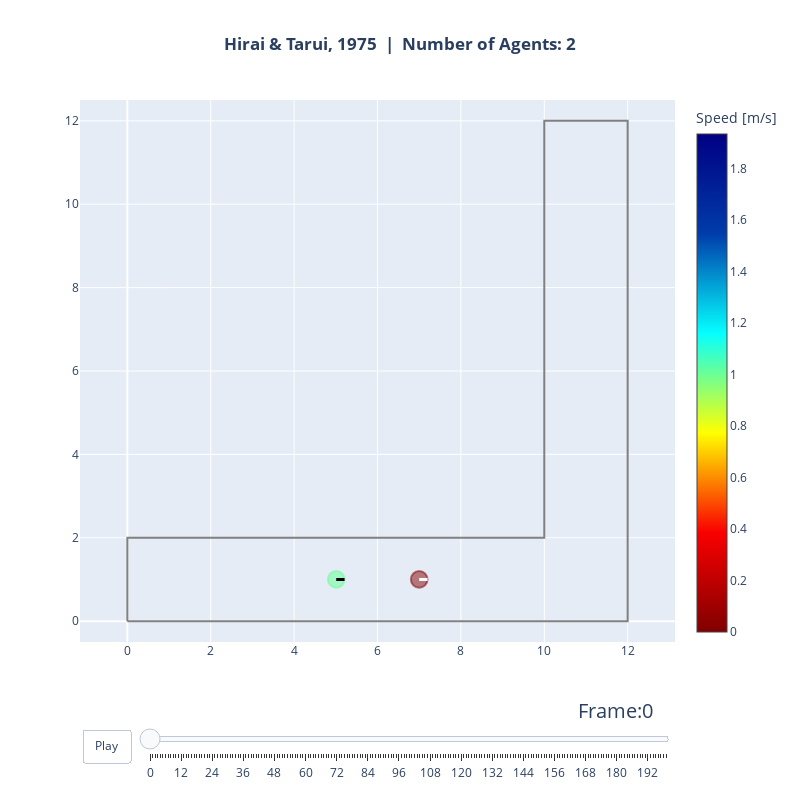

Notebook code for this chart:
### Code cell
animate(data=traj, area=walkable_area, every_nth_frame=1, title_note="Hirai & Tarui, 1975")

### Figure 1 — Plotly figure (JSON) as saved in the notebook; plotly's stock layout.template omitted (floating-point values rounded to 4 significant figures)
{"data": [{"hoverinfo": "name", "line": {"color": "grey"}, "mode": "lines", "name": "Exterior", "showlegend": false, "type": "scatter", "x": [0.0, 12.0, 12.0, 10.0, 10.0, 0.0, 0.0], "y": [0.0, 0.0, 12.0, 12.0, 2.0, 2.0, 0.0]}, {"hoverinfo": "none", "marker": {"cmax": 1.934, "cmin": 0, "color": [1.027, 0.0], "colorbar": {"title": {"text": "Speed [m/s]"}}, "colorscale": [[0, "rgb(128,0,0)"], [0.2, "rgb(250,0,0)"], [0.4, "rgb(255,255,0)"], [0.6, "rgb(5,255,255)"], [0.8, "rgb(0,60,170)"], [1, "rgb(0,0,131)"]], "size": [0.4, 0.4]}, "mode": "markers", "showlegend": false, "text": [1.027, 0.0], "type": "scatter", "x": [5.01, 7.0], "y": [1.0, 1.0]}, {"hoverinfo": "text", "marker": {"opacity": 1, "size": 1}, "mode": "markers", "showlegend": false, "text": ["ID: 0, Pos(5.01,1.00)"], "type": "scatter", "x": [5.01], "y": [1.0]}, {"hoverinfo": "text", "marker": {"opacity": 1, "size": 1}, "mode": "markers", "showlegend": false, "text": ["ID: 1, Pos(7.00,1.00)"], "type": "scatter", "x": [7], "y": [1]}], "layout": {"autosize": false, "height": 800, "shapes": [{"fillcolor": "rgba(99, 255, 148, 0.5)", "line": {"color": "rgba(99, 255, 148, 0.5)"}, "type": "circle", "x0": 4.81, "x1": 5.21, "xref": "x", "y0": 0.8001, "y1": 1.2, "yref": "y"}, {"fillcolor": "rgba(128, 0, 0, 0.5)", "line": {"color": "rgba(128, 0, 0, 0.5)"}, "type": "circle", "x0": 6.8, "x1": 7.2, "xref": "x", "y0": 0.8, "y1": 1.2, "yref": "y"}, {"line": {"color": "black", "width": 3}, "type": "line", "x0": 5.01, "x1": 5.21, "y0": 1.0, "y1": 1.002}, {"line": {"color": "white", "width": 3}, "type": "line", "x0": 7, "x1": 7.2, "y0": 1, "y1": 1}], "sliders": [{"active": 0, "currentvalue": {"font": {"size": 20}, "prefix": "Frame:", "visible": true, "xanchor": "right"}, "len": 0.9, "pad": {"b": 10, "t": 50}, "steps": [{"args": [["0"], {"frame": {"duration": 100, "redraw": true}, "mode": "immediate", "transition": {"duration": 500}}], "label": "0", "method": "animate"}, {"args": [["1"], {"frame": {"duration": 100, "redraw": true}, "mode": "immediate", "transition": {"duration": 500}}], "label": "1", "method": "animate"}, {"args": [["2"], {"frame": {"duration": 100, "redraw": true}, "mode": "immediate", "transition": {"duration": 500}}], "label": "2", "method": "animate"}, {"args": [["3"], {"frame": {"duration": 100, "redraw": true}, "mode": "immediate", "transition": {"duration": 500}}], "label": "3", "method": "animate"}, {"args": [["4"], {"frame": {"duration": 100, "redraw": true}, "mode": "immediate", "transition": {"duration": 500}}], "label": "4", "method": "animate"}, {"args": [["5"], {"frame": {"duration": 100, "redraw": true}, "mode": "immediate", "transition": {"duration": 500}}], "label": "5", "method": "animate"}, {"args": [["6"], {"frame": {"duration": 100, "redraw": true}, "mode": "immediate", "transition": {"duration": 500}}], "label": "6", "method": "animate"}, {"args": [["7"], {"frame": {"duration": 100, "redraw": true}, "mode": "immediate", "transition": {"duration": 500}}], "label": "7", "method": "animate"}, {"args": [["8"], {"frame": {"duration": 100, "redraw": true}, "mode": "immediate", "transition": {"duration": 500}}], "label": "8", "method": "animate"}, {"args": [["9"], {"frame": {"duration": 100, "redraw": true}, "mode": "immediate", "transition": {"duration": 500}}], "label": "9", "method": "animate"}, {"args": [["10"], {"frame": {"duration": 100, "redraw": true}, "mode": "immediate", "transition": {"duration": 500}}], "label": "10", "method": "animate"}, {"args": [["11"], {"frame": {"duration": 100, "redraw": true}, "mode": "immediate", "transition": {"duration": 500}}], "label": "11", "method": "animate"}, {"args": [["12"], {"frame": {"duration": 100, "redraw": true}, "mode": "immediate", "transition": {"duration": 500}}], "label": "12", "method": "animate"}, {"args": [["13"], {"frame": {"duration": 100, "redraw": true}, "mode": "immediate", "transition": {"duration": 500}}], "label": "13", "method": "animate"}, {"args": [["14"], {"frame": {"duration": 100, "redraw": true}, "mode": "immediate", "transition": {"duration": 500}}], "label": "14", "method": "animate"}, {"args": [["15"], {"frame": {"duration": 100, "redraw": true}, "mode": "immediate", "transition": {"duration": 500}}], "label": "15", "method": "animate"}, {"args": [["16"], {"frame": {"duration": 100, "redraw": true}, "mode": "immediate", "transition": {"duration": 500}}], "label": "16", "method": "animate"}, {"args": [["17"], {"frame": {"duration": 100, "redraw": true}, "mode": "immediate", "transition": {"duration": 500}}], "label": "17", "method": "animate"}, {"args": [["18"], {"frame": {"duration": 100, "redraw": true}, "mode": "immediate", "transition": {"duration": 500}}], "label": "18", "method": "animate"}, {"args": [["19"], {"frame": {"duration": 100, "redraw": true}, "mode": "immediate", "transition": {"duration": 500}}], "label": "19", "method": "animate"}, {"args": [["20"], {"frame": {"duration": 100, "redraw": true}, "mode": "immediate", "transition": {"duration": 500}}], "label": "20", "method": "animate"}, {"args": [["21"], {"frame": {"duration": 100, "redraw": true}, "mode": "immediate", "transition": {"duration": 500}}], "label": "21", "method": "animate"}, {"args": [["22"], {"frame": {"duration": 100, "redraw": true}, "mode": "immediate", "transition": {"duration": 500}}], "label": "22", "method": "animate"}, {"args": [["23"], {"frame": {"duration": 100, "redraw": true}, "mode": "immediate", "transition": {"duration": 500}}], "label": "23", "method": "animate"}, {"args": [["24"], {"frame": {"duration": 100, "redraw": true}, "mode": "immediate", "transition": {"duration": 500}}], "label": "24", "method": "animate"}, {"args": [["25"], {"frame": {"duration": 100, "redraw": true}, "mode": "immediate", "transition": {"duration": 500}}], "label": "25", "method": "animate"}, {"args": [["26"], {"frame": {"duration": 100, "redraw": true}, "mode": "immediate", "transition": {"duration": 500}}], "label": "26", "method": "animate"}, {"args": [["27"], {"frame": {"duration": 100, "redraw": true}, "mode": "immediate", "transition": {"duration": 500}}], "label": "27", "method": "animate"}, {"args": [["28"], {"frame": {"duration": 100, "redraw": true}, "mode": "immediate", "transition": {"duration": 500}}], "label": "28", "method": "animate"}, {"args": [["29"], {"frame": {"duration": 100, "redraw": true}, "mode": "immediate", "transition": {"duration": 500}}], "label": "29", "method": "animate"}, {"args": [["30"], {"frame": {"duration": 100, "redraw": true}, "mode": "immediate", "transition": {"duration": 500}}], "label": "30", "method": "animate"}, {"args": [["31"], {"frame": {"duration": 100, "redraw": true}, "mode": "immediate", "transition": {"duration": 500}}], "label": "31", "method": "animate"}, {"args": [["32"], {"frame": {"duration": 100, "redraw": true}, "mode": "immediate", "transition": {"duration": 500}}], "label": "32", "method": "animate"}, {"args": [["33"], {"frame": {"duration": 100, "redraw": true}, "mode": "immediate", "transition": {"duration": 500}}], "label": "33", "method": "animate"}, {"args": [["34"], {"frame": {"duration": 100, "redraw": true}, "mode": "immediate", "transition": {"duration": 500}}], "label": "34", "method": "animate"}, {"args": [["35"], {"frame": {"duration": 100, "redraw": true}, "mode": "immediate", "transition": {"duration": 500}}], "label": "35", "method": "animate"}, {"args": [["36"], {"frame": {"duration": 100, "redraw": true}, "mode": "immediate", "transition": {"duration": 500}}], "label": "36", "method": "animate"}, {"args": [["37"], {"frame": {"duration": 100, "redraw": true}, "mode": "immediate", "transition": {"duration": 500}}], "label": "37", "method": "animate"}, {"args": [["38"], {"frame": {"duration": 100, "redraw": true}, "mode": "immediate", "transition": {"duration": 500}}], "label": "38", "method": "animate"}, {"args": [["39"], {"frame": {"duration": 100, "redraw": true}, "mode": "immediate", "transition": {"duration": 500}}], "label": "39", "method": "animate"}, {"args": [["40"], {"frame": {"duration": 100, "redraw": true}, "mode": "immediate", "transition": {"duration": 500}}], "label": "40", "method": "animate"}, {"args": [["41"], {"frame": {"duration": 100, "redraw": true}, "mode": "immediate", "transition": {"duration": 500}}], "label": "41", "method": "animate"}, {"args": [["42"], {"frame": {"duration": 100, "redraw": true}, "mode": "immediate", "transition": {"duration": 500}}], "label": "42", "method": "animate"}, {"args": [["43"], {"frame": {"duration": 100, "redraw": true}, "mode": "immediate", "transition": {"duration": 500}}], "label": "43", "method": "animate"}, {"args": [["44"], {"frame": {"duration": 100, "redraw": true}, "mode": "immediate", "transition": {"duration": 500}}], "label": "44", "method": "animate"}, {"args": [["45"], {"frame": {"duration": 100, "redraw": true}, "mode": "immediate", "transition": {"duration": 500}}], "label": "45", "method": "animate"}, {"args": [["46"], {"frame": {"duration": 100, "redraw": true}, "mode": "immediate", "transition": {"duration": 500}}], "label": "46", "method": "animate"}, {"args": [["47"], {"frame": {"duration": 100, "redraw": true}, "mode": "immediate", "transition": {"duration": 500}}], "label": "47", "method": "animate"}, {"args": [["48"], {"frame": {"duration": 100, "redraw": true}, "mode": "immediate", "transition": {"duration": 500}}], "label": "48", "method": "animate"}, {"args": [["49"], {"frame": {"duration": 100, "redraw": true}, "mode": "immediate", "transition": {"duration": 500}}], "label": "49", "method": "animate"}, {"args": [["50"], {"frame": {"duration": 100, "redraw": true}, "mode": "immediate", "transition": {"duration": 500}}], "label": "50", "method": "animate"}, {"args": [["51"], {"frame": {"duration": 100, "redraw": true}, "mode": "immediate", "transition": {"duration": 500}}], "label": "51", "method": "animate"}, {"args": [["52"], {"frame": {"duration": 100, "redraw": true}, "mode": "immediate", "transition": {"duration": 500}}], "label": "52", "method": "animate"}, {"args": [["53"], {"frame": {"duration": 100, "redraw": true}, "mode": "immediate", "transition": {"duration": 500}}], "label": "53", "method": "animate"}, {"args": [["54"], {"frame": {"duration": 100, "redraw": true}, "mode": "immediate", "transition": {"duration": 500}}], "label": "54", "method": "animate"}, {"args": [["55"], {"frame": {"duration": 100, "redraw": true}, "mode": "immediate", "transition": {"duration": 500}}], "label": "55", "method": "animate"}, {"args": [["56"], {"frame": {"duration": 100, "redraw": true}, "mode": "immediate", "transition": {"duration": 500}}], "label": "56", "method": "animate"}, {"args": [["57"], {"frame": {"duration": 100, "redraw": true}, "mode": "immediate", "transition": {"duration": 500}}], "label": "57", "method": "animate"}, {"args": [["58"], {"frame": {"duration": 100, "redraw": true}, "mode": "immediate", "transition": {"duration": 500}}], "label": "58", "method": "animate"}, {"args": [["59"], {"frame": {"duration": 100, "redraw": true}, "mode": "immediate", "transition": {"duration": 500}}], "label": "59", "method": "animate"}, {"args": [["60"], {"frame": {"duration": 100, "redraw": true}, "mode": "immediate", "transition": {"duration": 500}}], "label": "60", "method": "animate"}, {"args": [["61"], {"frame": {"duration": 100, "redraw": true}, "mode": "immediate", "transition": {"duration": 500}}], "label": "61", "method": "animate"}, {"args": [["62"], {"frame": {"duration": 100, "redraw": true}, "mode": "immediate", "transition": {"duration": 500}}], "label": "62", "method": "animate"}, {"args": [["63"], {"frame": {"duration": 100, "redraw": true}, "mode": "immediate", "transition": {"duration": 500}}], "label": "63", "method": "animate"}, {"args": [["64"], {"frame": {"duration": 100, "redraw": true}, "mode": "immediate", "transition": {"duration": 500}}], "label": "64", "method": "animate"}, {"args": [["65"], {"frame": {"duration": 100, "redraw": true}, "mode": "immediate", "transition": {"duration": 500}}], "label": "65", "method": "animate"}, {"args": [["66"], {"frame": {"duration": 100, "redraw": true}, "mode": "immediate", "transition": {"duration": 500}}], "label": "66", "method": "animate"}, {"args": [["67"], {"frame": {"duration": 100, "redraw": true}, "mode": "immediate", "transition": {"duration": 500}}], "label": "67", "method": "animate"}, {"args": [["68"], {"frame": {"duration": 100, "redraw": true}, "mode": "immediate", "transition": {"duration": 500}}], "label": "68", "method": "animate"}, {"args": [["69"], {"frame": {"duration": 100, "redraw": true}, "mode": "immediate", "transition": {"duration": 500}}], "label": "69", "method": "animate"}, {"args": [["70"], {"frame": {"duration": 100, "redraw": true}, "mode": "immediate", "transition": {"duration": 500}}], "label": "70", "method": "animate"}, {"args": [["71"], {"frame": {"duration": 100, "redraw": true}, "mode": "immediate", "transition": {"duration": 500}}], "label": "71", "method": "animate"}, {"args": [["72"], {"frame": {"duration": 100, "redraw": true}, "mode": "immediate", "transition": {"duration": 500}}], "label": "72", "method": "animate"}, {"args": [["73"], {"frame": {"duration": 100, "redraw": true}, "mode": "immediate", "transition": {"duration": 500}}], "label": "73", "method": "animate"}, {"args": [["74"], {"frame": {"duration": 100, "redraw": true}, "mode": "immediate", "transition": {"duration": 500}}], "label": "74", "method": "animate"}, {"args": [["75"], {"frame": {"duration": 100, "redraw": true}, "mode": "immediate", "transition": {"duration": 500}}], "label": "75", "method": "animate"}, {"args": [["76"], {"frame": {"duration": 100, "redraw": true}, "mode": "immediate", "transition": {"duration": 500}}], "label": "76", "method": "animate"}, {"args": [["77"], {"frame": {"duration": 100, "redraw": true}, "mode": "immediate", "transition": {"duration": 500}}], "label": "77", "method": "animate"}, {"args": [["78"], {"frame": {"duration": 100, "redraw": true}, "mode": "immediate", "transition": {"duration": 500}}], "label": "78", "method": "animate"}, {"args": [["79"], {"frame": {"duration": 100, "redraw": true}, "mode": "immediate", "transition": {"duration": 500}}], "label": "79", "method": "animate"}, {"args": [["80"], {"frame": {"duration": 100, "redraw": true}, "mode": "immediate", "transition": {"duration": 500}}], "label": "80", "method": "animate"}, {"args": [["81"], {"frame": {"duration": 100, "redraw": true}, "mode": "immediate", "transition": {"duration": 500}}], "label": "81", "method": "animate"}, {"args": [["82"], {"frame": {"duration": 100, "redraw": true}, "mode": "immediate", "transition": {"duration": 500}}], "label": "82", "method": "animate"}, {"args": [["83"], {"frame": {"duration": 100, "redraw": true}, "mode": "immediate", "transition": {"duration": 500}}], "label": "83", "method": "animate"}, {"args": [["84"], {"frame": {"duration": 100, "redraw": true}, "mode": "immediate", "transition": {"duration": 500}}], "label": "84", "method": "animate"}, {"args": [["85"], {"frame": {"duration": 100, "redraw": true}, "mode": "immediate", "transition": {"duration": 500}}], "label": "85", "method": "animate"}, {"args": [["86"], {"frame": {"duration": 100, "redraw": true}, "mode": "immediate", "transition": {"duration": 500}}], "label": "86", "method": "animate"}, {"args": [["87"], {"frame": {"duration": 100, "redraw": true}, "mode": "immediate", "transition": {"duration": 500}}], "label": "87", "method": "animate"}, {"args": [["88"], {"frame": {"duration": 100, "redraw": true}, "mode": "immediate", "transition": {"duration": 500}}], "label": "88", "method": "animate"}, {"args": [["89"], {"frame": {"duration": 100, "redraw": true}, "mode": "immediate", "transition": {"duration": 500}}], "label": "89", "method": "animate"}, {"args": [["90"], {"frame": {"duration": 100, "redraw": true}, "mode": "immediate", "transition": {"duration": 500}}], "label": "90", "method": "animate"}, {"args": [["91"], {"frame": {"duration": 100, "redraw": true}, "mode": "immediate", "transition": {"duration": 500}}], "label": "91", "method": "animate"}, {"args": [["92"], {"frame": {"duration": 100, "redraw": true}, "mode": "immediate", "transition": {"duration": 500}}], "label": "92", "method": "animate"}, {"args": [["93"], {"frame": {"duration": 100, "redraw": true}, "mode": "immediate", "transition": {"duration": 500}}], "label": "93", "method": "animate"}, {"args": [["94"], {"frame": {"duration": 100, "redraw": true}, "mode": "immediate", "transition": {"duration": 500}}], "label": "94", "method": "animate"}, {"args": [["95"], {"frame": {"duration": 100, "redraw": true}, "mode": "immediate", "transition": {"duration": 500}}], "label": "95", "method": "animate"}, {"args": [["96"], {"frame": {"duration": 100, "redraw": true}, "mode": "immediate", "transition": {"duration": 500}}], "label": "96", "method": "animate"}, {"args": [["97"], {"frame": {"duration": 100, "redraw": true}, "mode": "immediate", "transition": {"duration": 500}}], "label": "97", "method": "animate"}, {"args": [["98"], {"frame": {"duration": 100, "redraw": true}, "mode": "immediate", "transition": {"duration": 500}}], "label": "98", "method": "animate"}, {"args": [["99"], {"frame": {"duration": 100, "redraw": true}, "mode": "immediate", "transition": {"duration": 500}}], "label": "99", "method": "animate"}, {"args": [["100"], {"frame": {"duration": 100, "redraw": true}, "mode": "immediate", "transition": {"duration": 500}}], "label": "100", "method": "animate"}, {"args": [["101"], {"frame": {"duration": 100, "redraw": true}, "mode": "immediate", "transition": {"duration": 500}}], "label": "101", "method": "animate"}, {"args": [["102"], {"frame": {"duration": 100, "redraw": true}, "mode": "immediate", "transition": {"duration": 500}}], "label": "102", "method": "animate"}, {"args": [["103"], {"frame": {"duration": 100, "redraw": true}, "mode": "immediate", "transition": {"duration": 500}}], "label": "103", "method": "animate"}, {"args": [["104"], {"frame": {"duration": 100, "redraw": true}, "mode": "immediate", "transition": {"duration": 500}}], "label": "104", "method": "animate"}, {"args": [["105"], {"frame": {"duration": 100, "redraw": true}, "mode": "immediate", "transition": {"duration": 500}}], "label": "105", "method": "animate"}, {"args": [["106"], {"frame": {"duration": 100, "redraw": true}, "mode": "immediate", "transition": {"duration": 500}}], "label": "106", "method": "animate"}, {"args": [["107"], {"frame": {"duration": 100, "redraw": true}, "mode": "immediate", "transition": {"duration": 500}}], "label": "107", "method": "animate"}, {"args": [["108"], {"frame": {"duration": 100, "redraw": true}, "mode": "immediate", "transition": {"duration": 500}}], "label": "108", "method": "animate"}, {"args": [["109"], {"frame": {"duration": 100, "redraw": true}, "mode": "immediate", "transition": {"duration": 500}}], "label": "109", "method": "animate"}, {"args": [["110"], {"frame": {"duration": 100, "redraw": true}, "mode": "immediate", "transition": {"duration": 500}}], "label": "110", "method": "animate"}, {"args": [["111"], {"frame": {"duration": 100, "redraw": true}, "mode": "immediate", "transition": {"duration": 500}}], "label": "111", "method": "animate"}, {"args": [["112"], {"frame": {"duration": 100, "redraw": true}, "mode": "immediate", "transition": {"duration": 500}}], "label": "112", "method": "animate"}, {"args": [["113"], {"frame": {"duration": 100, "redraw": true}, "mode": "immediate", "transition": {"duration": 500}}], "label": "113", "method": "animate"}, {"args": [["114"], {"frame": {"duration": 100, "redraw": true}, "mode": "immediate", "transition": {"duration": 500}}], "label": "114", "method": "animate"}, {"args": [["115"], {"frame": {"duration": 100, "redraw": true}, "mode": "immediate", "transition": {"duration": 500}}], "label": "115", "method": "animate"}, {"args": [["116"], {"frame": {"duration": 100, "redraw": true}, "mode": "immediate", "transition": {"duration": 500}}], "label": "116", "method": "animate"}, {"args": [["117"], {"frame": {"duration": 100, "redraw": true}, "mode": "immediate", "transition": {"duration": 500}}], "label": "117", "method": "animate"}, {"args": [["118"], {"frame": {"duration": 100, "redraw": true}, "mode": "immediate", "transition": {"duration": 500}}], "label": "118", "method": "animate"}, {"args": [["119"], {"frame": {"duration": 100, "redraw": true}, "mode": "immediate", "transition": {"duration": 500}}], "label": "119", "method": "animate"}, {"args": [["120"], {"frame": {"duration": 100, "redraw": true}, "mode": "immediate", "transition": {"duration": 500}}], "label": "120", "method": "animate"}, {"args": [["121"], {"frame": {"duration": 100, "redraw": true}, "mode": "immediate", "transition": {"duration": 500}}], "label": "121", "method": "animate"}, {"args": [["122"], {"frame": {"duration": 100, "redraw": true}, "mode": "immediate", "transition": {"duration": 500}}], "label": "122", "method": "animate"}, {"args": [["123"], {"frame": {"duration": 100, "redraw": true}, "mode": "immediate", "transition": {"duration": 500}}], "label": "123", "method": "animate"}, {"args": [["124"], {"frame": {"duration": 100, "redraw": true}, "mode": "immediate", "transition": {"duration": 500}}], "label": "124", "method": "animate"}, {"args": [["125"], {"frame": {"duration": 100, "redraw": true}, "mode": "immediate", "transition": {"duration": 500}}], "label": "125", "method": "animate"}, {"args": [["126"], {"frame": {"duration": 100, "redraw": true}, "mode": "immediate", "transition": {"duration": 500}}], "label": "126", "method": "animate"}, {"args": [["127"], {"frame": {"duration": 100, "redraw": true}, "mode": "immediate", "transition": {"duration": 500}}], "label": "127", "method": "animate"}, {"args": [["128"], {"frame": {"duration": 100, "redraw": true}, "mode": "immediate", "transition": {"duration": 500}}], "label": "128", "method": "animate"}, {"args": [["129"], {"frame": {"duration": 100, "redraw": true}, "mode": "immediate", "transition": {"duration": 500}}], "label": "129", "method": "animate"}, {"args": [["130"], {"frame": {"duration": 100, "redraw": true}, "mode": "immediate", "transition": {"duration": 500}}], "label": "130", "method": "animate"}, {"args": [["131"], {"frame": {"duration": 100, "redraw": true}, "mode": "immediate", "transition": {"duration": 500}}], "label": "131", "method": "animate"}, {"args": [["132"], {"frame": {"duration": 100, "redraw": true}, "mode": "immediate", "transition": {"duration": 500}}], "label": "132", "method": "animate"}, {"args": [["133"], {"frame": {"duration": 100, "redraw": true}, "mode": "immediate", "transition": {"duration": 500}}], "label": "133", "method": "animate"}, {"args": [["134"], {"frame": {"duration": 100, "redraw": true}, "mode": "immediate", "transition": {"duration": 500}}], "label": "134", "method": "animate"}, {"args": [["135"], {"frame": {"duration": 100, "redraw": true}, "mode": "immediate", "transition": {"duration": 500}}], "label": "135", "method": "animate"}, {"args": [["136"], {"frame": {"duration": 100, "redraw": true}, "mode": "immediate", "transition": {"duration": 500}}], "label": "136", "method": "animate"}, {"args": [["137"], {"frame": {"duration": 100, "redraw": true}, "mode": "immediate", "transition": {"duration": 500}}], "label": "137", "method": "animate"}, {"args": [["138"], {"frame": {"duration": 100, "redraw": true}, "mode": "immediate", "transition": {"duration": 500}}], "label": "138", "method": "animate"}, {"args": [["139"], {"frame": {"duration": 100, "redraw": true}, "mode": "immediate", "transition": {"duration": 500}}], "label": "139", "method": "animate"}, {"args": [["140"], {"frame": {"duration": 100, "redraw": true}, "mode": "immediate", "transition": {"duration": 500}}], "label": "140", "method": "animate"}, {"args": [["141"], {"frame": {"duration": 100, "redraw": true}, "mode": "immediate", "transition": {"duration": 500}}], "label": "141", "method": "animate"}, {"args": [["142"], {"frame": {"duration": 100, "redraw": true}, "mode": "immediate", "transition": {"duration": 500}}], "label": "142", "method": "animate"}, {"args": [["143"], {"frame": {"duration": 100, "redraw": true}, "mode": "immediate", "transition": {"duration": 500}}], "label": "143", "method": "animate"}, {"args": [["144"], {"frame": {"duration": 100, "redraw": true}, "mode": "immediate", "transition": {"duration": 500}}], "label": "144", "method": "animate"}, {"args": [["145"], {"frame": {"duration": 100, "redraw": true}, "mode": "immediate", "transition": {"duration": 500}}], "label": "145", "method": "animate"}, {"args": [["146"], {"frame": {"duration": 100, "redraw": true}, "mode": "immediate", "transition": {"duration": 500}}], "label": "146", "method": "animate"}, {"args": [["147"], {"frame": {"duration": 100, "redraw": true}, "mode": "immediate", "transition": {"duration": 500}}], "label": "147", "method": "animate"}, {"args": [["148"], {"frame": {"duration": 100, "redraw": true}, "mode": "immediate", "transition": {"duration": 500}}], "label": "148", "method": "animate"}, {"args": [["149"], {"frame": {"duration": 100, "redraw": true}, "mode": "immediate", "transition": {"duration": 500}}], "label": "149", "method": "animate"}, {"args": [["150"], {"frame": {"duration": 100, "redraw": true}, "mode": "immediate", "transition": {"duration": 500}}], "label": "150", "method": "animate"}, {"args": [["151"], {"frame": {"duration": 100, "redraw": true}, "mode": "immediate", "transition": {"duration": 500}}], "label": "151", "method": "animate"}, {"args": [["152"], {"frame": {"duration": 100, "redraw": true}, "mode": "immediate", "transition": {"duration": 500}}], "label": "152", "method": "animate"}, {"args": [["153"], {"frame": {"duration": 100, "redraw": true}, "mode": "immediate", "transition": {"duration": 500}}], "label": "153", "method": "animate"}, {"args": [["154"], {"frame": {"duration": 100, "redraw": true}, "mode": "immediate", "transition": {"duration": 500}}], "label": "154", "method": "animate"}, {"args": [["155"], {"frame": {"duration": 100, "redraw": true}, "mode": "immediate", "transition": {"duration": 500}}], "label": "155", "method": "animate"}, {"args": [["156"], {"frame": {"duration": 100, "redraw": true}, "mode": "immediate", "transition": {"duration": 500}}], "label": "156", "method": "animate"}, {"args": [["157"], {"frame": {"duration": 100, "redraw": true}, "mode": "immediate", "transition": {"duration": 500}}], "label": "157", "method": "animate"}, {"args": [["158"], {"frame": {"duration": 100, "redraw": true}, "mode": "immediate", "transition": {"duration": 500}}], "label": "158", "method": "animate"}, {"args": [["159"], {"frame": {"duration": 100, "redraw": true}, "mode": "immediate", "transition": {"duration": 500}}], "label": "159", "method": "animate"}, {"args": [["160"], {"frame": {"duration": 100, "redraw": true}, "mode": "immediate", "transition": {"duration": 500}}], "label": "160", "method": "animate"}, {"args": [["161"], {"frame": {"duration": 100, "redraw": true}, "mode": "immediate", "transition": {"duration": 500}}], "label": "161", "method": "animate"}, {"args": [["162"], {"frame": {"duration": 100, "redraw": true}, "mode": "immediate", "transition": {"duration": 500}}], "label": "162", "method": "animate"}, {"args": [["163"], {"frame": {"duration": 100, "redraw": true}, "mode": "immediate", "transition": {"duration": 500}}], "label": "163", "method": "animate"}, {"args": [["164"], {"frame": {"duration": 100, "redraw": true}, "mode": "immediate", "transition": {"duration": 500}}], "label": "164", "method": "animate"}, {"args": [["165"], {"frame": {"duration": 100, "redraw": true}, "mode": "immediate", "transition": {"duration": 500}}], "label": "165", "method": "animate"}, {"args": [["166"], {"frame": {"duration": 100, "redraw": true}, "mode": "immediate", "transition": {"duration": 500}}], "label": "166", "method": "animate"}, {"args": [["167"], {"frame": {"duration": 100, "redraw": true}, "mode": "immediate", "transition": {"duration": 500}}], "label": "167", "method": "animate"}, {"args": [["168"], {"frame": {"duration": 100, "redraw": true}, "mode": "immediate", "transition": {"duration": 500}}], "label": "168", "method": "animate"}, {"args": [["169"], {"frame": {"duration": 100, "redraw": true}, "mode": "immediate", "transition": {"duration": 500}}], "label": "169", "method": "animate"}, {"args": [["170"], {"frame": {"duration": 100, "redraw": true}, "mode": "immediate", "transition": {"duration": 500}}], "label": "170", "method": "animate"}, {"args": [["171"], {"frame": {"duration": 100, "redraw": true}, "mode": "immediate", "transition": {"duration": 500}}], "label": "171", "method": "animate"}, {"args": [["172"], {"frame": {"duration": 100, "redraw": true}, "mode": "immediate", "transition": {"duration": 500}}], "label": "172", "method": "animate"}, {"args": [["173"], {"frame": {"duration": 100, "redraw": true}, "mode": "immediate", "transition": {"duration": 500}}], "label": "173", "method": "animate"}, {"args": [["174"], {"frame": {"duration": 100, "redraw": true}, "mode": "immediate", "transition": {"duration": 500}}], "label": "174", "method": "animate"}, {"args": [["175"], {"frame": {"duration": 100, "redraw": true}, "mode": "immediate", "transition": {"duration": 500}}], "label": "175", "method": "animate"}, {"args": [["176"], {"frame": {"duration": 100, "redraw": true}, "mode": "immediate", "transition": {"duration": 500}}], "label": "176", "method": "animate"}, {"args": [["177"], {"frame": {"duration": 100, "redraw": true}, "mode": "immediate", "transition": {"duration": 500}}], "label": "177", "method": "animate"}, {"args": [["178"], {"frame": {"duration": 100, "redraw": true}, "mode": "immediate", "transition": {"duration": 500}}], "label": "178", "method": "animate"}, {"args": [["179"], {"frame": {"duration": 100, "redraw": true}, "mode": "immediate", "transition": {"duration": 500}}], "label": "179", "method": "animate"}, {"args": [["180"], {"frame": {"duration": 100, "redraw": true}, "mode": "immediate", "transition": {"duration": 500}}], "label": "180", "method": "animate"}, {"args": [["181"], {"frame": {"duration": 100, "redraw": true}, "mode": "immediate", "transition": {"duration": 500}}], "label": "181", "method": "animate"}, {"args": [["182"], {"frame": {"duration": 100, "redraw": true}, "mode": "immediate", "transition": {"duration": 500}}], "label": "182", "method": "animate"}, {"args": [["183"], {"frame": {"duration": 100, "redraw": true}, "mode": "immediate", "transition": {"duration": 500}}], "label": "183", "method": "animate"}, {"args": [["184"], {"frame": {"duration": 100, "redraw": true}, "mode": "immediate", "transition": {"duration": 500}}], "label": "184", "method": "animate"}, {"args": [["185"], {"frame": {"duration": 100, "redraw": true}, "mode": "immediate", "transition": {"duration": 500}}], "label": "185", "method": "animate"}, {"args": [["186"], {"frame": {"duration": 100, "redraw": true}, "mode": "immediate", "transition": {"duration": 500}}], "label": "186", "method": "animate"}, {"args": [["187"], {"frame": {"duration": 100, "redraw": true}, "mode": "immediate", "transition": {"duration": 500}}], "label": "187", "method": "animate"}, {"args": [["188"], {"frame": {"duration": 100, "redraw": true}, "mode": "immediate", "transition": {"duration": 500}}], "label": "188", "method": "animate"}, {"args": [["189"], {"frame": {"duration": 100, "redraw": true}, "mode": "immediate", "transition": {"duration": 500}}], "label": "189", "method": "animate"}, {"args": [["190"], {"frame": {"duration": 100, "redraw": true}, "mode": "immediate", "transition": {"duration": 500}}], "label": "190", "method": "animate"}, {"args": [["191"], {"frame": {"duration": 100, "redraw": true}, "mode": "immediate", "transition": {"duration": 500}}], "label": "191", "method": "animate"}, {"args": [["192"], {"frame": {"duration": 100, "redraw": true}, "mode": "immediate", "transition": {"duration": 500}}], "label": "192", "method": "animate"}, {"args": [["193"], {"frame": {"duration": 100, "redraw": true}, "mode": "immediate", "transition": {"duration": 500}}], "label": "193", "method": "animate"}, {"args": [["194"], {"frame": {"duration": 100, "redraw": true}, "mode": "immediate", "transition": {"duration": 500}}], "label": "194", "method": "animate"}, {"args": [["195"], {"frame": {"duration": 100, "redraw": true}, "mode": "immediate", "transition": {"duration": 500}}], "label": "195", "method": "animate"}, {"args": [["196"], {"frame": {"duration": 100, "redraw": true}, "mode": "immediate", "transition": {"duration": 500}}], "label": "196", "method": "animate"}, {"args": [["197"], {"frame": {"duration": 100, "redraw": true}, "mode": "immediate", "transition": {"duration": 500}}], "label": "197", "method": "animate"}, {"args": [["198"], {"frame": {"duration": 100, "redraw": true}, "mode": "immediate", "transition": {"duration": 500}}], "label": "198", "method": "animate"}, {"args": [["199"], {"frame": {"duration": 100, "redraw": true}, "mode": "immediate", "transition": {"duration": 500}}], "label": "199", "method": "animate"}], "transition": {"duration": 100, "easing": "cubic-in-out"}, "x": 0.1, "xanchor": "left", "y": 0, "yanchor": "top"}], "title": {"text": "<b>Hirai & Tarui, 1975  |  Number of Agents: 2</b>", "x": 0.5}, "updatemenus": [{"buttons": [{"args": [null, {"frame": {"duration": 100, "redraw": true}, "fromcurrent": true}], "label": "Play", "method": "animate"}], "direction": "left", "pad": {"r": 10, "t": 87}, "showactive": false, "type": "buttons", "x": 0.1, "xanchor": "right", "y": 0, "yanchor": "top"}], "width": 800, "xaxis": {"range": [-0.5, 12.5]}, "yaxis": {"range": [-0.5, 12.5], "scaleanchor": "x", "scaleratio": 1}}}
